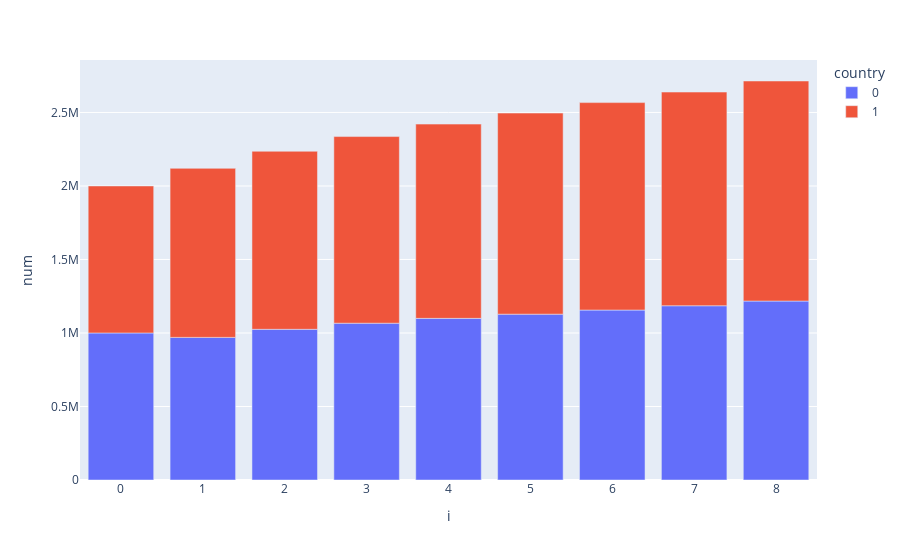

Here is the notebook cell this chart was saved with:
### Code cell
fig = px.bar(df0.groupby(['country', 'i'], as_index=False).sum(), x='i', y='num', color='country')
fig.show()

### Figure 1 — Plotly figure (JSON) as saved in the notebook; plotly's stock layout.template omitted (floating-point values rounded to 4 significant figures)
{"data": [{"alignmentgroup": "True", "hovertemplate": "country=0<br>i=%{x}<br>num=%{y}<extra></extra>", "legendgroup": "0", "marker": {"color": "#636efa", "pattern": {"shape": ""}}, "name": "0", "offsetgroup": "0", "orientation": "v", "showlegend": true, "textposition": "auto", "type": "bar", "x": [0, 1, 2, 3, 4, 5, 6, 7, 8], "xaxis": "x", "y": [1000000, 970000, 1025000, 1066600, 1099400, 1128016, 1155924, 1185288, 1217207], "yaxis": "y"}, {"alignmentgroup": "True", "hovertemplate": "country=1<br>i=%{x}<br>num=%{y}<extra></extra>", "legendgroup": "1", "marker": {"color": "#EF553B", "pattern": {"shape": ""}}, "name": "1", "offsetgroup": "1", "orientation": "v", "showlegend": true, "textposition": "auto", "type": "bar", "x": [0, 1, 2, 3, 4, 5, 6, 7, 8], "xaxis": "x", "y": [1000000, 1150000, 1211000, 1269400, 1321400, 1367824, 1411045, 1453437, 1496782], "yaxis": "y"}], "layout": {"barmode": "relative", "legend": {"title": {"text": "country"}, "tracegroupgap": 0}, "margin": {"t": 60}, "xaxis": {"anchor": "y", "domain": [0, 1], "title": {"text": "i"}}, "yaxis": {"anchor": "x", "domain": [0, 1], "title": {"text": "num"}}}}
